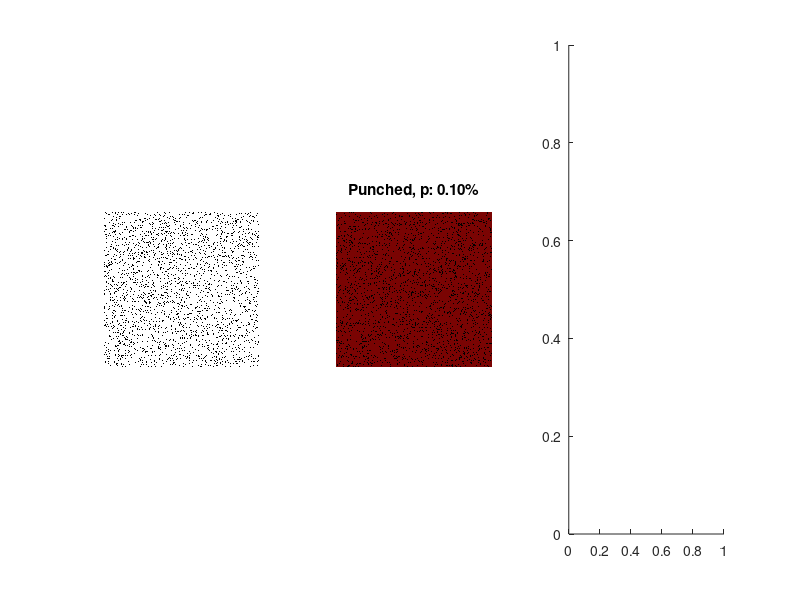

This chart was generated by the following MATLAB code: (Note: this script raises an error after producing the figure.)
percImage = rand(5e2,5e2);

f = figure('color','w');
for tt = 0.1:0.05:0.9
    BW = (percImage > tt);

    CC = bwconncomp(BW);
    L = labelmatrix(CC);
    RGB = label2rgb(L,'turbo','k','shuffle');

    subplot(131)
    imshow(BW);
    subplot(132)
    imshow(RGB)
    title(sprintf('Punched, p: %.2f%%',tt));
    axis('square')

    subplot(133)
    SS = regionprops(CC,'Area');
    clusterAreas = [SS.Area];
    numBins = max(min(50,length(unique(clusterAreas))),2);
    [binCenters,N,Nnorm] = binLogLog(numBins,clusterAreas);
    loglog(binCenters,N,'o-k')
    axis('square')
    xlabel('Cluster area')
    ylabel('Probability')
    title(sprintf('Cluster sizes %u-%u',min(clusterAreas),max(clusterAreas)))

    s = input('Type ''q'' to quit','s');
    if strcmp(s,'q')
        break
    end
end
